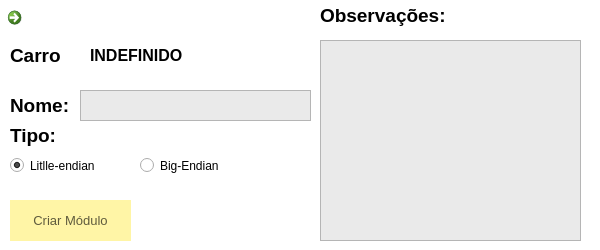
<?xml version="1.0" encoding="UTF-8"?>
<ui version="4.0">
 <class>CriarModulo</class>
 <widget class="QWidget" name="CriarModulo">
  <property name="geometry">
   <rect>
    <x>0</x>
    <y>0</y>
    <width>600</width>
    <height>250</height>
   </rect>
  </property>
  <property name="windowTitle">
   <string>Criar Módulo</string>
  </property>
  <property name="windowIcon">
   <iconset>
    <normaloff>../icon.ico</normaloff>../icon.ico</iconset>
  </property>
  <property name="styleSheet">
   <string notr="true">background:white</string>
  </property>
  <widget class="QPushButton" name="btnCriarModulo">
   <property name="geometry">
    <rect>
     <x>10</x>
     <y>200</y>
     <width>121</width>
     <height>41</height>
    </rect>
   </property>
   <property name="font">
    <font>
     <pointsize>10</pointsize>
    </font>
   </property>
   <property name="cursor">
    <cursorShape>PointingHandCursor</cursorShape>
   </property>
   <property name="styleSheet">
    <string notr="true">QPushButton{
	background-color:rgb(255, 245, 166);
	border:none;
	color:rgb(95, 91, 61);
	border -bottom: 5px solid rgb(162, 155, 105)
}
QPushButton:hover{
	background-color:rgb(229, 217, 150);
	border-bottom: 5px solid rgb(162, 155, 105)
}
QPushButton:pressed {
	background-color:rgb(255, 242, 165);
	border-bottom: 5px solid rgb(162, 155, 105)
}</string>
   </property>
   <property name="text">
    <string>Criar Módulo</string>
   </property>
  </widget>
  <widget class="QLabel" name="label">
   <property name="geometry">
    <rect>
     <x>10</x>
     <y>90</y>
     <width>71</width>
     <height>31</height>
    </rect>
   </property>
   <property name="font">
    <font>
     <pointsize>14</pointsize>
     <bold>true</bold>
    </font>
   </property>
   <property name="text">
    <string>Nome:</string>
   </property>
  </widget>
  <widget class="QTextEdit" name="textEditNomeModulo">
   <property name="geometry">
    <rect>
     <x>80</x>
     <y>90</y>
     <width>231</width>
     <height>31</height>
    </rect>
   </property>
   <property name="font">
    <font>
     <pointsize>12</pointsize>
    </font>
   </property>
   <property name="cursor" stdset="0">
    <cursorShape>IBeamCursor</cursorShape>
   </property>
   <property name="styleSheet">
    <string notr="true">background:rgb(234, 234, 234)</string>
   </property>
  </widget>
  <widget class="QTextEdit" name="textEditObsModulo">
   <property name="geometry">
    <rect>
     <x>320</x>
     <y>40</y>
     <width>261</width>
     <height>201</height>
    </rect>
   </property>
   <property name="font">
    <font>
     <pointsize>12</pointsize>
    </font>
   </property>
   <property name="cursor" stdset="0">
    <cursorShape>IBeamCursor</cursorShape>
   </property>
   <property name="styleSheet">
    <string notr="true">background:rgb(234, 234, 234)</string>
   </property>
  </widget>
  <widget class="QCommandLinkButton" name="commandButtonVoltar">
   <property name="geometry">
    <rect>
     <x>0</x>
     <y>0</y>
     <width>31</width>
     <height>41</height>
    </rect>
   </property>
   <property name="cursor">
    <cursorShape>PointingHandCursor</cursorShape>
   </property>
   <property name="styleSheet">
    <string notr="true">QCommandLinkButton
{
	border: none;
}

QCommandLinkButton:hover
{
	border: none;
}</string>
   </property>
   <property name="text">
    <string/>
   </property>
   <property name="icon">
    <iconset>
     <normaloff>../setavoltar.ico</normaloff>../setavoltar.ico</iconset>
   </property>
  </widget>
  <widget class="QLabel" name="label_3">
   <property name="geometry">
    <rect>
     <x>320</x>
     <y>0</y>
     <width>131</width>
     <height>31</height>
    </rect>
   </property>
   <property name="font">
    <font>
     <pointsize>14</pointsize>
     <bold>true</bold>
    </font>
   </property>
   <property name="text">
    <string>Observações:</string>
   </property>
  </widget>
  <widget class="QLabel" name="label_4">
   <property name="geometry">
    <rect>
     <x>10</x>
     <y>120</y>
     <width>61</width>
     <height>31</height>
    </rect>
   </property>
   <property name="font">
    <font>
     <pointsize>14</pointsize>
     <bold>true</bold>
    </font>
   </property>
   <property name="text">
    <string>Tipo:</string>
   </property>
  </widget>
  <widget class="QLabel" name="label_5">
   <property name="geometry">
    <rect>
     <x>10</x>
     <y>40</y>
     <width>71</width>
     <height>31</height>
    </rect>
   </property>
   <property name="font">
    <font>
     <pointsize>14</pointsize>
     <bold>true</bold>
    </font>
   </property>
   <property name="text">
    <string>Carro</string>
   </property>
  </widget>
  <widget class="QRadioButton" name="radioButton_Littleendian">
   <property name="geometry">
    <rect>
     <x>10</x>
     <y>150</y>
     <width>111</width>
     <height>31</height>
    </rect>
   </property>
   <property name="cursor">
    <cursorShape>PointingHandCursor</cursorShape>
   </property>
   <property name="styleSheet">
    <string notr="true">font: 10pt &quot;Segoe UI&quot;;</string>
   </property>
   <property name="text">
    <string>Litlle-endian</string>
   </property>
   <property name="checked">
    <bool>true</bool>
   </property>
  </widget>
  <widget class="QRadioButton" name="radioButton_Bigendian">
   <property name="geometry">
    <rect>
     <x>140</x>
     <y>150</y>
     <width>131</width>
     <height>31</height>
    </rect>
   </property>
   <property name="cursor">
    <cursorShape>PointingHandCursor</cursorShape>
   </property>
   <property name="styleSheet">
    <string notr="true">font: 10pt &quot;Segoe UI&quot;;</string>
   </property>
   <property name="text">
    <string>Big-Endian</string>
   </property>
  </widget>
  <widget class="QLabel" name="labelNomeCarro">
   <property name="geometry">
    <rect>
     <x>90</x>
     <y>40</y>
     <width>221</width>
     <height>31</height>
    </rect>
   </property>
   <property name="font">
    <font>
     <pointsize>12</pointsize>
     <bold>true</bold>
    </font>
   </property>
   <property name="text">
    <string>INDEFINIDO</string>
   </property>
  </widget>
 </widget>
 <resources/>
 <connections/>
</ui>
